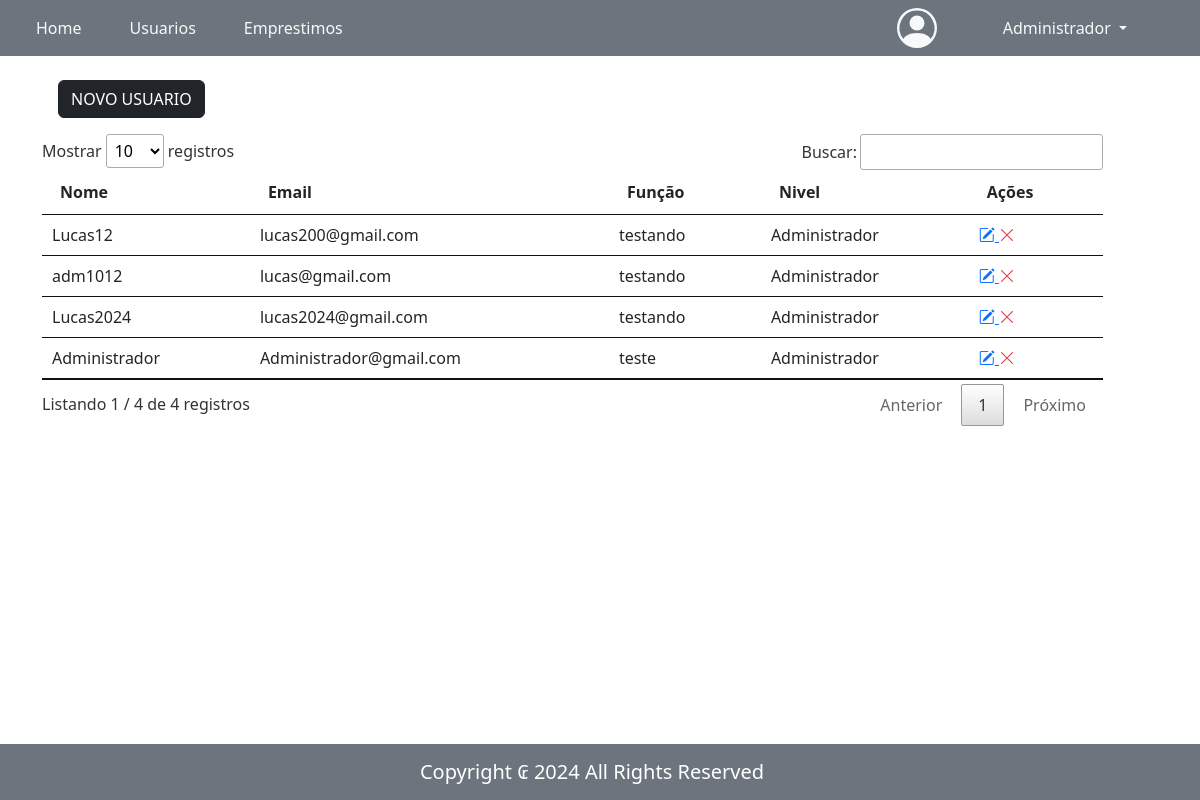
The app's page /painel-adm/index.php?pagina=usuarios (signed in) with its own data.
### tables this page shows
CREATE TABLE `usuarios` (
  `id` int(11) NOT NULL,
  `nome` varchar(50) NOT NULL,
  `email` varchar(50) NOT NULL,
  `senha` varchar(129) NOT NULL,
  `funcao` varchar(20) NOT NULL,
  `nivel` varchar(20) NOT NULL
);

### painel-adm/index.php (the view, shortened to what this page needs)
<?php
require_once('../conexao.php');
$menu1 = 'home';
$menu2 = 'usuarios';
$menu3 = 'emprestimos';
$query = $pdo->query("SELECT * FROM usuarios WHERE id = '$_SESSION[id_usuario]'");
$res = $query -> fetchAll(PDO::FETCH_ASSOC);
$nome_usu = $res[0]['nome'];
?>
<!DOCTYPE html>
<html lang="en">
<head>
    <link href="https://cdn.jsdelivr.net/npm/bootstrap@5.2.0-beta1/dist/css/bootstrap.min.css" rel="stylesheet"
>
    <link href="../vendor/DataTables/datatables.min.css" rel="stylesheet">
    <link rel="stylesheet" href="https://cdn.jsdelivr.net/npm/bootstrap-icons@1.11.3/font/bootstrap-icons.min.css">
</head>
<body>
    <nav class="navbar navbar-expand-lg bg-secondary">
        <div class="container-fluid">
            <div class="collapse navbar-collapse" id="navbarSupportedContent">
                <ul class="navbar-nav me-auto mb-2 mb-lg-0">
                    <li class="nav-item">
                        <a class="nav-link active bg-secondary text-light mx-3
                        " aria-current="page" href="index.php?pagina=<?php echo $menu1 ?>">Home</a>
                    </li>
                    <li class="nav-item ">
                        <a class="nav-link bg-secondary text-light mx-3
                     " href="index.php?pagina=<?php echo $menu2 ?>">Usuarios</a>
                    </li>
                    <li class="nav-item">
                        <a class="nav-link bg-secondary text-light mx-3
                        " href="index.php?pagina=<?php echo $menu3 ?>">Emprestimos</a>
                    </li>
                </ul>
                <div class="d-flex ml-2">
                    <span class='text-light'>
                    </span>
                    <div class="collapse navbar-collapse px-5 bg-secondary rounded ">
                        <ul class="navbar-nav ">
                            <li class="nav-item dropdown ">
                                <button class="btn dropdown-toggle text-light" data-bs-toggle="dropdown"
                                    aria-expanded="false">
                                    <?php echo $nome_usu?>
                                </button>
                                    </li>
                                </ul>
                    </div>
                </div>
    </nav>
    <div class="container-fluid mt-2">
        <?php
	 	if (@$_GET['pagina'] == $menu1){
			require_once($menu1.'.php');
		} else if(@$_GET['pagina'] == $menu2){
			require_once($menu2.'.php');
        } else if(@$_GET['pagina'] == $menu3){
			require_once($menu3.'.php');
		} else {
			require_once($menu1.'.php');
		}
	 	?>
</body>
<nav class="navbar fixed-bottom navbar-expand-sm navbar-dark bg-secondary ">
    <div class="container-fluid ">
        <a class="navbar-brand " href="index.php?pagina=<?php echo $menu1 ?>">Copyright ₢ 2024 All Rights Reserved</a>
    </div>
</nav>
</html>

### painel-adm/usuarios.php (shortened to what this page needs)
<?php
$pag = 'usuarios';
require_once('../conexao.php');
?>
<div class="container">
    <a href=" index.php?pagina=<?php echo $pag ?>&funcao=novo" type="button" class="btn btn-dark m-3">NOVO USUARIO</a>
    <div style="margin-right:55px">
        <table id="example" class="table table-hover my-9 " style="width:100%">
            <?php
$query = $pdo->query("SELECT * FROM usuarios ORDER BY id DESC ");
$res = $query -> fetchAll(PDO::FETCH_ASSOC);
$total_reg = @count($res);
if ($total_reg >0){?>
            <thead>
                <tr>
                    <th>Nome</th>
                    <th>Email</th>
                    <th>Função</th>
                    <th>Nivel</th>
                    <th>Ações</th>
                </tr>
            </thead>
            <tbody>
                <?php
                for ($i=0; $i < $total_reg; $i++){
            ?>
                <tr>
                    <td> <?php echo $res[$i]['nome'] ?></td>
                    <td><?php echo $res[$i]['email']?></td>
                    <td><?php echo $res[$i]['funcao']?></td>
                    <td><?php echo $res[$i]['nivel']?></td>
                    <td>
                        <a href="index.php?pagina=<?php echo $pag?>&funcao=editar&id=<?php echo $res[$i]['id']?>"
                            title="Editar Registro">
                            <i class="bi bi-pencil-square text-primary"></i>
                        </a>
                        <a href="index.php?pagina=<?php echo $pag?>&funcao=excluir&id=<?php echo $res[$i]['id']?>"
                            title="Excluir Registro">
                            <i class="bi bi-x-lg text-danger"></i>
                    </td>
                </tr>
                <?php } ?>
            </tbody>
        </table>
        <?php } else{
            echo '<p>NÃO EXISTE DADOS PARA SER EXIBIDOS!</p>';
}?>
    </div>
</div>
</div>

### painel-adm/index.php (style rules this page uses)
.navbar-brand { display: flex; justify-content: center; width: 100%; }

### records on screen
usuarios: nome "Administrador", email "Administrador@gmail.com", funcao "teste", nivel "Administrador"
usuarios: nome "Lucas12", email "lucas200@gmail.com", funcao "testando", nivel "Administrador"
usuarios: nome "adm1012", email "lucas@gmail.com", funcao "testando", nivel "Administrador"
usuarios: nome "Lucas2024", email "lucas2024@gmail.com", funcao "testando", nivel "Administrador"
